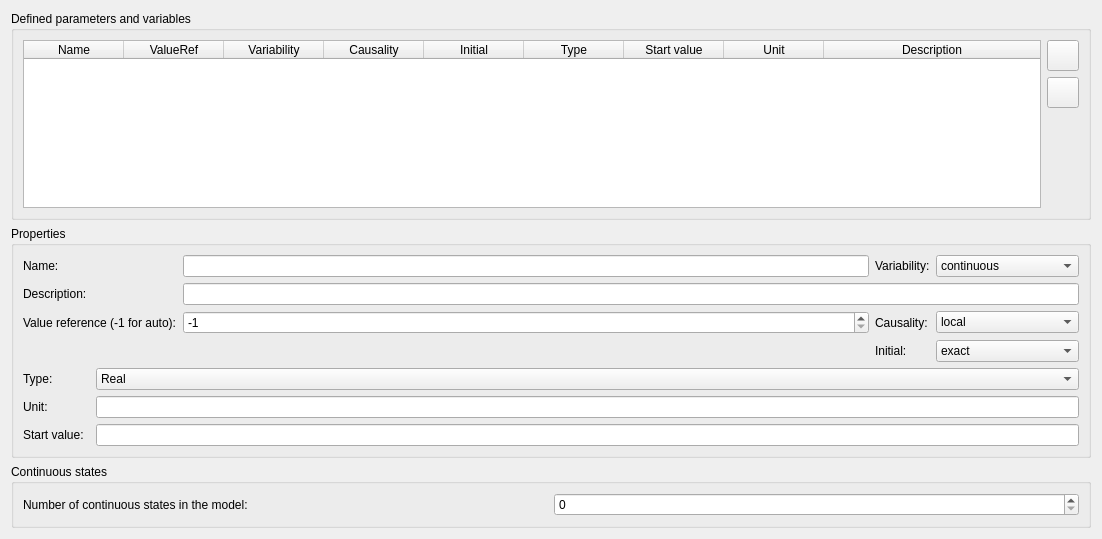
<?xml version="1.0" encoding="UTF-8"?>
<ui version="4.0">
 <class>WizardPageVariables</class>
 <widget class="QWidget" name="WizardPageVariables">
  <property name="geometry">
   <rect>
    <x>0</x>
    <y>0</y>
    <width>1102</width>
    <height>539</height>
   </rect>
  </property>
  <property name="windowTitle">
   <string>Form</string>
  </property>
  <layout class="QVBoxLayout" name="verticalLayout">
   <item>
    <widget class="QGroupBox" name="groupBox">
     <property name="title">
      <string>Defined parameters and variables</string>
     </property>
     <layout class="QGridLayout" name="gridLayout">
      <item row="0" column="0" rowspan="3">
       <widget class="QTableWidget" name="tableWidget">
        <property name="selectionMode">
         <enum>QAbstractItemView::SingleSelection</enum>
        </property>
        <property name="selectionBehavior">
         <enum>QAbstractItemView::SelectRows</enum>
        </property>
        <property name="rowCount">
         <number>0</number>
        </property>
        <property name="columnCount">
         <number>9</number>
        </property>
        <attribute name="horizontalHeaderStretchLastSection">
         <bool>true</bool>
        </attribute>
        <attribute name="verticalHeaderVisible">
         <bool>false</bool>
        </attribute>
        <column>
         <property name="text">
          <string>Name</string>
         </property>
        </column>
        <column>
         <property name="text">
          <string>ValueRef</string>
         </property>
        </column>
        <column>
         <property name="text">
          <string>Variability</string>
         </property>
        </column>
        <column>
         <property name="text">
          <string>Causality</string>
         </property>
        </column>
        <column>
         <property name="text">
          <string>Initial</string>
         </property>
        </column>
        <column>
         <property name="text">
          <string>Type</string>
         </property>
        </column>
        <column>
         <property name="text">
          <string>Start value</string>
         </property>
        </column>
        <column>
         <property name="text">
          <string>Unit</string>
         </property>
        </column>
        <column>
         <property name="text">
          <string>Description</string>
         </property>
        </column>
       </widget>
      </item>
      <item row="0" column="1">
       <widget class="QToolButton" name="toolButtonAdd">
        <property name="icon">
         <iconset resource="FMIGenerator.qrc">
          <normaloff>:/gfx/plus.png</normaloff>:/gfx/plus.png</iconset>
        </property>
        <property name="iconSize">
         <size>
          <width>24</width>
          <height>24</height>
         </size>
        </property>
       </widget>
      </item>
      <item row="1" column="1">
       <widget class="QToolButton" name="toolButtonRemove">
        <property name="icon">
         <iconset resource="FMIGenerator.qrc">
          <normaloff>:/gfx/minus.png</normaloff>:/gfx/minus.png</iconset>
        </property>
        <property name="iconSize">
         <size>
          <width>24</width>
          <height>24</height>
         </size>
        </property>
       </widget>
      </item>
      <item row="2" column="1">
       <spacer name="verticalSpacer">
        <property name="orientation">
         <enum>Qt::Vertical</enum>
        </property>
        <property name="sizeHint" stdset="0">
         <size>
          <width>20</width>
          <height>236</height>
         </size>
        </property>
       </spacer>
      </item>
     </layout>
    </widget>
   </item>
   <item>
    <widget class="QGroupBox" name="groupBox_2">
     <property name="title">
      <string>Properties</string>
     </property>
     <layout class="QGridLayout" name="gridLayout_3">
      <item row="2" column="0">
       <widget class="QLabel" name="labelUnit">
        <property name="text">
         <string>Unit:</string>
        </property>
       </widget>
      </item>
      <item row="3" column="0">
       <widget class="QLabel" name="label_6">
        <property name="text">
         <string>Start value:</string>
        </property>
       </widget>
      </item>
      <item row="0" column="0" colspan="3">
       <layout class="QGridLayout" name="gridLayout_2">
        <item row="2" column="3">
         <widget class="QComboBox" name="comboBoxCausality">
          <property name="currentIndex">
           <number>4</number>
          </property>
          <item>
           <property name="text">
            <string>parameter</string>
           </property>
          </item>
          <item>
           <property name="text">
            <string>calculatedParameter</string>
           </property>
          </item>
          <item>
           <property name="text">
            <string>input</string>
           </property>
          </item>
          <item>
           <property name="text">
            <string>output</string>
           </property>
          </item>
          <item>
           <property name="text">
            <string>local</string>
           </property>
          </item>
          <item>
           <property name="text">
            <string>independent</string>
           </property>
          </item>
         </widget>
        </item>
        <item row="2" column="1">
         <widget class="QSpinBox" name="spinBoxValueRef">
          <property name="minimum">
           <number>-1</number>
          </property>
          <property name="maximum">
           <number>9999</number>
          </property>
          <property name="value">
           <number>-1</number>
          </property>
         </widget>
        </item>
        <item row="0" column="0">
         <widget class="QLabel" name="label">
          <property name="text">
           <string>Name:</string>
          </property>
         </widget>
        </item>
        <item row="2" column="0">
         <widget class="QLabel" name="label_2">
          <property name="text">
           <string>Value reference (-1 for auto):</string>
          </property>
         </widget>
        </item>
        <item row="3" column="3">
         <widget class="QComboBox" name="comboBoxInitial">
          <item>
           <property name="text">
            <string>exact</string>
           </property>
          </item>
          <item>
           <property name="text">
            <string>approx</string>
           </property>
          </item>
          <item>
           <property name="text">
            <string>calculated</string>
           </property>
          </item>
         </widget>
        </item>
        <item row="2" column="2">
         <widget class="QLabel" name="label_4">
          <property name="text">
           <string>Causality:</string>
          </property>
         </widget>
        </item>
        <item row="0" column="3">
         <widget class="QComboBox" name="comboBoxVariability">
          <property name="currentIndex">
           <number>4</number>
          </property>
          <item>
           <property name="text">
            <string>constant</string>
           </property>
          </item>
          <item>
           <property name="text">
            <string>fixed</string>
           </property>
          </item>
          <item>
           <property name="text">
            <string>tunable</string>
           </property>
          </item>
          <item>
           <property name="text">
            <string>discrete</string>
           </property>
          </item>
          <item>
           <property name="text">
            <string>continuous</string>
           </property>
          </item>
         </widget>
        </item>
        <item row="3" column="2">
         <widget class="QLabel" name="label_5">
          <property name="text">
           <string>Initial:</string>
          </property>
         </widget>
        </item>
        <item row="0" column="2">
         <widget class="QLabel" name="label_3">
          <property name="text">
           <string>Variability:</string>
          </property>
         </widget>
        </item>
        <item row="0" column="1">
         <widget class="QLineEdit" name="lineEditName"/>
        </item>
        <item row="1" column="0">
         <widget class="QLabel" name="label_9">
          <property name="text">
           <string>Description:</string>
          </property>
         </widget>
        </item>
        <item row="1" column="1" colspan="3">
         <widget class="QLineEdit" name="lineEditDescription"/>
        </item>
       </layout>
      </item>
      <item row="1" column="2">
       <widget class="QComboBox" name="comboBoxTypeID">
        <item>
         <property name="text">
          <string>Real</string>
         </property>
        </item>
        <item>
         <property name="text">
          <string>Integer</string>
         </property>
        </item>
        <item>
         <property name="text">
          <string>Boolean</string>
         </property>
        </item>
        <item>
         <property name="text">
          <string>String</string>
         </property>
        </item>
       </widget>
      </item>
      <item row="3" column="2">
       <widget class="QLineEdit" name="lineEditStart"/>
      </item>
      <item row="1" column="0">
       <widget class="QLabel" name="label_7">
        <property name="text">
         <string>Type:</string>
        </property>
       </widget>
      </item>
      <item row="2" column="2">
       <widget class="QLineEdit" name="lineEditUnit"/>
      </item>
     </layout>
    </widget>
   </item>
   <item>
    <widget class="QGroupBox" name="groupBox_3">
     <property name="title">
      <string>Continuous states</string>
     </property>
     <layout class="QGridLayout" name="gridLayout_4">
      <item row="0" column="0">
       <widget class="QLabel" name="label_8">
        <property name="text">
         <string>Number of continuous states in the model:</string>
        </property>
       </widget>
      </item>
      <item row="0" column="1">
       <widget class="QSpinBox" name="spinBoxContinuousStates"/>
      </item>
     </layout>
    </widget>
   </item>
  </layout>
 </widget>
 <resources>
  <include location="FMIGenerator.qrc"/>
 </resources>
 <connections/>
</ui>
